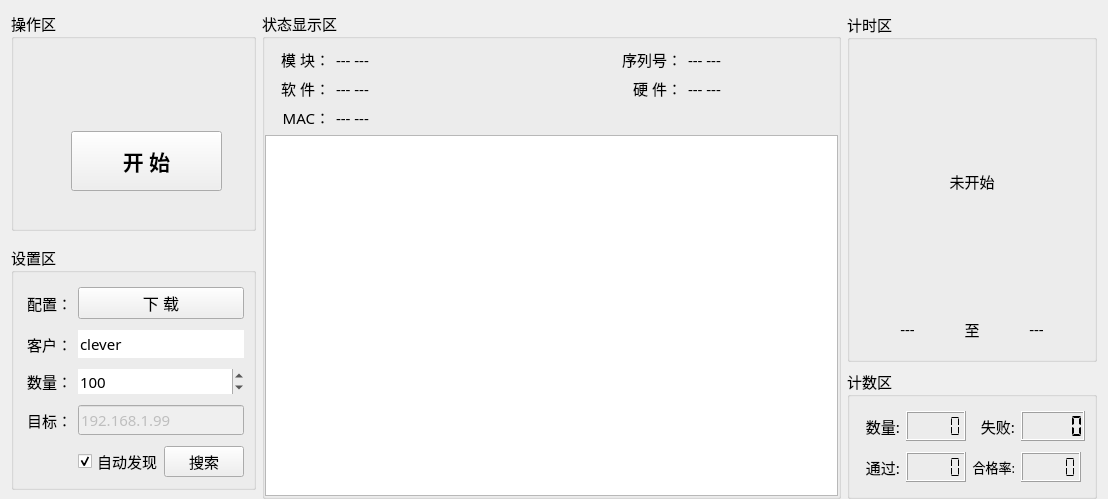
<?xml version="1.0" encoding="UTF-8"?>
<ui version="4.0">
 <class>Home_WorkWid</class>
 <widget class="QWidget" name="Home_WorkWid">
  <property name="geometry">
   <rect>
    <x>0</x>
    <y>0</y>
    <width>1108</width>
    <height>499</height>
   </rect>
  </property>
  <property name="font">
   <font>
    <pointsize>11</pointsize>
   </font>
  </property>
  <property name="windowTitle">
   <string>Form</string>
  </property>
  <layout class="QGridLayout" name="gridLayout">
   <property name="bottomMargin">
    <number>0</number>
   </property>
   <item row="0" column="2" rowspan="2">
    <widget class="QGroupBox" name="groupBox_1">
     <property name="minimumSize">
      <size>
       <width>250</width>
       <height>150</height>
      </size>
     </property>
     <property name="maximumSize">
      <size>
       <width>260</width>
       <height>350</height>
      </size>
     </property>
     <property name="font">
      <font>
       <family>微软雅黑</family>
       <pointsize>11</pointsize>
      </font>
     </property>
     <property name="title">
      <string>计时区</string>
     </property>
     <layout class="QGridLayout" name="gridLayout_2">
      <property name="bottomMargin">
       <number>20</number>
      </property>
      <item row="0" column="0" colspan="3">
       <widget class="QLabel" name="timeLab">
        <property name="text">
         <string>未开始</string>
        </property>
        <property name="alignment">
         <set>Qt::AlignCenter</set>
        </property>
       </widget>
      </item>
      <item row="1" column="0">
       <widget class="QLabel" name="startLab">
        <property name="maximumSize">
         <size>
          <width>16777215</width>
          <height>20</height>
         </size>
        </property>
        <property name="text">
         <string>---</string>
        </property>
        <property name="alignment">
         <set>Qt::AlignCenter</set>
        </property>
       </widget>
      </item>
      <item row="1" column="1">
       <widget class="QLabel" name="label_3">
        <property name="maximumSize">
         <size>
          <width>20</width>
          <height>20</height>
         </size>
        </property>
        <property name="text">
         <string>至</string>
        </property>
        <property name="alignment">
         <set>Qt::AlignCenter</set>
        </property>
       </widget>
      </item>
      <item row="1" column="2">
       <widget class="QLabel" name="endLab">
        <property name="maximumSize">
         <size>
          <width>16777215</width>
          <height>20</height>
         </size>
        </property>
        <property name="text">
         <string>---</string>
        </property>
        <property name="alignment">
         <set>Qt::AlignCenter</set>
        </property>
       </widget>
      </item>
     </layout>
    </widget>
   </item>
   <item row="0" column="1" rowspan="3">
    <widget class="QGroupBox" name="groupBox_6">
     <property name="font">
      <font>
       <family>微软雅黑</family>
       <pointsize>11</pointsize>
      </font>
     </property>
     <property name="title">
      <string>状态显示区</string>
     </property>
     <layout class="QGridLayout" name="gridLayout_5">
      <property name="leftMargin">
       <number>0</number>
      </property>
      <property name="rightMargin">
       <number>0</number>
      </property>
      <property name="bottomMargin">
       <number>0</number>
      </property>
      <item row="0" column="0">
       <widget class="QLabel" name="label_15">
        <property name="maximumSize">
         <size>
          <width>65</width>
          <height>16777215</height>
         </size>
        </property>
        <property name="text">
         <string> 模 块：</string>
        </property>
        <property name="alignment">
         <set>Qt::AlignRight|Qt::AlignTrailing|Qt::AlignVCenter</set>
        </property>
       </widget>
      </item>
      <item row="0" column="1">
       <widget class="QLabel" name="devLab">
        <property name="text">
         <string>--- ---</string>
        </property>
       </widget>
      </item>
      <item row="0" column="2">
       <widget class="QLabel" name="label_7">
        <property name="maximumSize">
         <size>
          <width>100</width>
          <height>16777215</height>
         </size>
        </property>
        <property name="text">
         <string>序列号：</string>
        </property>
        <property name="alignment">
         <set>Qt::AlignRight|Qt::AlignTrailing|Qt::AlignVCenter</set>
        </property>
       </widget>
      </item>
      <item row="0" column="3">
       <widget class="QLabel" name="snLab">
        <property name="maximumSize">
         <size>
          <width>150</width>
          <height>16777215</height>
         </size>
        </property>
        <property name="text">
         <string>--- ---</string>
        </property>
       </widget>
      </item>
      <item row="1" column="0">
       <widget class="QLabel" name="label_14">
        <property name="layoutDirection">
         <enum>Qt::LeftToRight</enum>
        </property>
        <property name="text">
         <string>软 件：</string>
        </property>
        <property name="textFormat">
         <enum>Qt::AutoText</enum>
        </property>
        <property name="alignment">
         <set>Qt::AlignRight|Qt::AlignTrailing|Qt::AlignVCenter</set>
        </property>
       </widget>
      </item>
      <item row="1" column="1">
       <widget class="QLabel" name="fwLab">
        <property name="text">
         <string>--- ---</string>
        </property>
       </widget>
      </item>
      <item row="1" column="2">
       <widget class="QLabel" name="label_9">
        <property name="maximumSize">
         <size>
          <width>100</width>
          <height>16777215</height>
         </size>
        </property>
        <property name="text">
         <string>硬 件：</string>
        </property>
        <property name="alignment">
         <set>Qt::AlignRight|Qt::AlignTrailing|Qt::AlignVCenter</set>
        </property>
       </widget>
      </item>
      <item row="1" column="3">
       <widget class="QLabel" name="hwLab">
        <property name="maximumSize">
         <size>
          <width>150</width>
          <height>16777215</height>
         </size>
        </property>
        <property name="text">
         <string>--- ---</string>
        </property>
       </widget>
      </item>
      <item row="2" column="0">
       <widget class="QLabel" name="label_16">
        <property name="text">
         <string>MAC：</string>
        </property>
        <property name="alignment">
         <set>Qt::AlignRight|Qt::AlignTrailing|Qt::AlignVCenter</set>
        </property>
       </widget>
      </item>
      <item row="2" column="1">
       <widget class="QLabel" name="macLab">
        <property name="text">
         <string>--- ---</string>
        </property>
       </widget>
      </item>
      <item row="3" column="0" colspan="4">
       <widget class="QTextEdit" name="textEdit">
        <property name="enabled">
         <bool>true</bool>
        </property>
        <property name="readOnly">
         <bool>true</bool>
        </property>
       </widget>
      </item>
     </layout>
    </widget>
   </item>
   <item row="0" column="0">
    <widget class="QGroupBox" name="groupBox_7">
     <property name="minimumSize">
      <size>
       <width>0</width>
       <height>220</height>
      </size>
     </property>
     <property name="font">
      <font>
       <family>微软雅黑</family>
       <pointsize>11</pointsize>
      </font>
     </property>
     <property name="title">
      <string>操作区</string>
     </property>
     <widget class="QPushButton" name="startBtn">
      <property name="geometry">
       <rect>
        <x>60</x>
        <y>120</y>
        <width>151</width>
        <height>60</height>
       </rect>
      </property>
      <property name="minimumSize">
       <size>
        <width>120</width>
        <height>0</height>
       </size>
      </property>
      <property name="maximumSize">
       <size>
        <width>200</width>
        <height>60</height>
       </size>
      </property>
      <property name="font">
       <font>
        <family>微软雅黑</family>
        <pointsize>16</pointsize>
        <bold>true</bold>
       </font>
      </property>
      <property name="text">
       <string>开 始</string>
      </property>
     </widget>
    </widget>
   </item>
   <item row="2" column="2">
    <widget class="QGroupBox" name="groupBox_5">
     <property name="minimumSize">
      <size>
       <width>0</width>
       <height>130</height>
      </size>
     </property>
     <property name="maximumSize">
      <size>
       <width>250</width>
       <height>220</height>
      </size>
     </property>
     <property name="font">
      <font>
       <family>微软雅黑</family>
       <pointsize>11</pointsize>
      </font>
     </property>
     <property name="title">
      <string>计数区</string>
     </property>
     <layout class="QGridLayout" name="gridLayout_4">
      <item row="0" column="0">
       <widget class="QLabel" name="label_27">
        <property name="maximumSize">
         <size>
          <width>45</width>
          <height>30</height>
         </size>
        </property>
        <property name="text">
         <string>数量:</string>
        </property>
        <property name="alignment">
         <set>Qt::AlignRight|Qt::AlignTrailing|Qt::AlignVCenter</set>
        </property>
       </widget>
      </item>
      <item row="0" column="1">
       <widget class="QLCDNumber" name="allLcd">
        <property name="maximumSize">
         <size>
          <width>60</width>
          <height>30</height>
         </size>
        </property>
        <property name="digitCount">
         <number>5</number>
        </property>
        <property name="segmentStyle">
         <enum>QLCDNumber::Flat</enum>
        </property>
       </widget>
      </item>
      <item row="0" column="2">
       <widget class="QLabel" name="label_28">
        <property name="maximumSize">
         <size>
          <width>45</width>
          <height>30</height>
         </size>
        </property>
        <property name="text">
         <string>失败:</string>
        </property>
        <property name="alignment">
         <set>Qt::AlignRight|Qt::AlignTrailing|Qt::AlignVCenter</set>
        </property>
       </widget>
      </item>
      <item row="0" column="3">
       <widget class="QLCDNumber" name="errLcd">
        <property name="maximumSize">
         <size>
          <width>70</width>
          <height>35</height>
         </size>
        </property>
        <property name="digitCount">
         <number>5</number>
        </property>
        <property name="segmentStyle">
         <enum>QLCDNumber::Flat</enum>
        </property>
        <property name="value" stdset="0">
         <double>0.000000000000000</double>
        </property>
        <property name="intValue" stdset="0">
         <number>0</number>
        </property>
       </widget>
      </item>
      <item row="1" column="0">
       <widget class="QLabel" name="label_29">
        <property name="maximumSize">
         <size>
          <width>45</width>
          <height>30</height>
         </size>
        </property>
        <property name="text">
         <string>通过:</string>
        </property>
        <property name="alignment">
         <set>Qt::AlignRight|Qt::AlignTrailing|Qt::AlignVCenter</set>
        </property>
       </widget>
      </item>
      <item row="1" column="1">
       <widget class="QLCDNumber" name="okLcd">
        <property name="maximumSize">
         <size>
          <width>60</width>
          <height>30</height>
         </size>
        </property>
        <property name="digitCount">
         <number>5</number>
        </property>
        <property name="segmentStyle">
         <enum>QLCDNumber::Flat</enum>
        </property>
        <property name="intValue" stdset="0">
         <number>0</number>
        </property>
       </widget>
      </item>
      <item row="1" column="2">
       <widget class="QLabel" name="label_30">
        <property name="maximumSize">
         <size>
          <width>60</width>
          <height>30</height>
         </size>
        </property>
        <property name="font">
         <font>
          <family>微软雅黑</family>
          <pointsize>10</pointsize>
         </font>
        </property>
        <property name="text">
         <string>合格率:</string>
        </property>
        <property name="alignment">
         <set>Qt::AlignRight|Qt::AlignTrailing|Qt::AlignVCenter</set>
        </property>
       </widget>
      </item>
      <item row="1" column="3">
       <widget class="QLCDNumber" name="passLcd">
        <property name="maximumSize">
         <size>
          <width>60</width>
          <height>30</height>
         </size>
        </property>
        <property name="digitCount">
         <number>5</number>
        </property>
        <property name="segmentStyle">
         <enum>QLCDNumber::Flat</enum>
        </property>
       </widget>
      </item>
     </layout>
    </widget>
   </item>
   <item row="1" column="0" rowspan="2">
    <widget class="QGroupBox" name="groupBox">
     <property name="minimumSize">
      <size>
       <width>245</width>
       <height>0</height>
      </size>
     </property>
     <property name="maximumSize">
      <size>
       <width>245</width>
       <height>245</height>
      </size>
     </property>
     <property name="font">
      <font>
       <family>微软雅黑</family>
       <pointsize>11</pointsize>
      </font>
     </property>
     <property name="title">
      <string>设置区</string>
     </property>
     <layout class="QGridLayout" name="gridLayout_3">
      <property name="bottomMargin">
       <number>0</number>
      </property>
      <item row="0" column="0">
       <widget class="QLabel" name="label_13">
        <property name="minimumSize">
         <size>
          <width>0</width>
          <height>30</height>
         </size>
        </property>
        <property name="font">
         <font>
          <family>微软雅黑</family>
          <pointsize>11</pointsize>
         </font>
        </property>
        <property name="text">
         <string>配置：</string>
        </property>
        <property name="alignment">
         <set>Qt::AlignRight|Qt::AlignTrailing|Qt::AlignVCenter</set>
        </property>
       </widget>
      </item>
      <item row="1" column="0">
       <widget class="QLabel" name="label_35">
        <property name="minimumSize">
         <size>
          <width>0</width>
          <height>20</height>
         </size>
        </property>
        <property name="maximumSize">
         <size>
          <width>80</width>
          <height>30</height>
         </size>
        </property>
        <property name="text">
         <string>客户：</string>
        </property>
        <property name="alignment">
         <set>Qt::AlignRight|Qt::AlignTrailing|Qt::AlignVCenter</set>
        </property>
       </widget>
      </item>
      <item row="1" column="1" colspan="2">
       <widget class="QLineEdit" name="userEdit">
        <property name="text">
         <string>clever</string>
        </property>
        <property name="frame">
         <bool>false</bool>
        </property>
        <property name="cursorMoveStyle">
         <enum>Qt::LogicalMoveStyle</enum>
        </property>
        <property name="clearButtonEnabled">
         <bool>false</bool>
        </property>
       </widget>
      </item>
      <item row="2" column="0">
       <widget class="QLabel" name="label_38">
        <property name="minimumSize">
         <size>
          <width>45</width>
          <height>20</height>
         </size>
        </property>
        <property name="maximumSize">
         <size>
          <width>100</width>
          <height>30</height>
         </size>
        </property>
        <property name="layoutDirection">
         <enum>Qt::RightToLeft</enum>
        </property>
        <property name="text">
         <string>数量：</string>
        </property>
        <property name="alignment">
         <set>Qt::AlignRight|Qt::AlignTrailing|Qt::AlignVCenter</set>
        </property>
       </widget>
      </item>
      <item row="2" column="1" colspan="2">
       <widget class="QSpinBox" name="cntSpin">
        <property name="minimumSize">
         <size>
          <width>110</width>
          <height>0</height>
         </size>
        </property>
        <property name="focusPolicy">
         <enum>Qt::WheelFocus</enum>
        </property>
        <property name="frame">
         <bool>false</bool>
        </property>
        <property name="correctionMode">
         <enum>QAbstractSpinBox::CorrectToPreviousValue</enum>
        </property>
        <property name="maximum">
         <number>9999</number>
        </property>
        <property name="singleStep">
         <number>100</number>
        </property>
        <property name="stepType">
         <enum>QAbstractSpinBox::DefaultStepType</enum>
        </property>
        <property name="value">
         <number>100</number>
        </property>
       </widget>
      </item>
      <item row="3" column="0">
       <widget class="QLabel" name="label_5">
        <property name="minimumSize">
         <size>
          <width>45</width>
          <height>0</height>
         </size>
        </property>
        <property name="text">
         <string>目标：</string>
        </property>
        <property name="alignment">
         <set>Qt::AlignRight|Qt::AlignTrailing|Qt::AlignVCenter</set>
        </property>
       </widget>
      </item>
      <item row="3" column="1" colspan="2">
       <widget class="QLineEdit" name="ipEdit">
        <property name="enabled">
         <bool>false</bool>
        </property>
        <property name="text">
         <string>192.168.1.99</string>
        </property>
       </widget>
      </item>
      <item row="4" column="1">
       <widget class="QCheckBox" name="adCheckBox">
        <property name="maximumSize">
         <size>
          <width>80</width>
          <height>16777215</height>
         </size>
        </property>
        <property name="text">
         <string>自动发现</string>
        </property>
        <property name="checked">
         <bool>true</bool>
        </property>
       </widget>
      </item>
      <item row="4" column="2">
       <widget class="QPushButton" name="findBtn">
        <property name="text">
         <string>搜索</string>
        </property>
       </widget>
      </item>
      <item row="0" column="1" colspan="2">
       <widget class="QPushButton" name="downBtn">
        <property name="font">
         <font>
          <family>微软雅黑</family>
          <pointsize>12</pointsize>
         </font>
        </property>
        <property name="text">
         <string>下 载</string>
        </property>
       </widget>
      </item>
     </layout>
    </widget>
   </item>
  </layout>
 </widget>
 <resources/>
 <connections/>
</ui>
